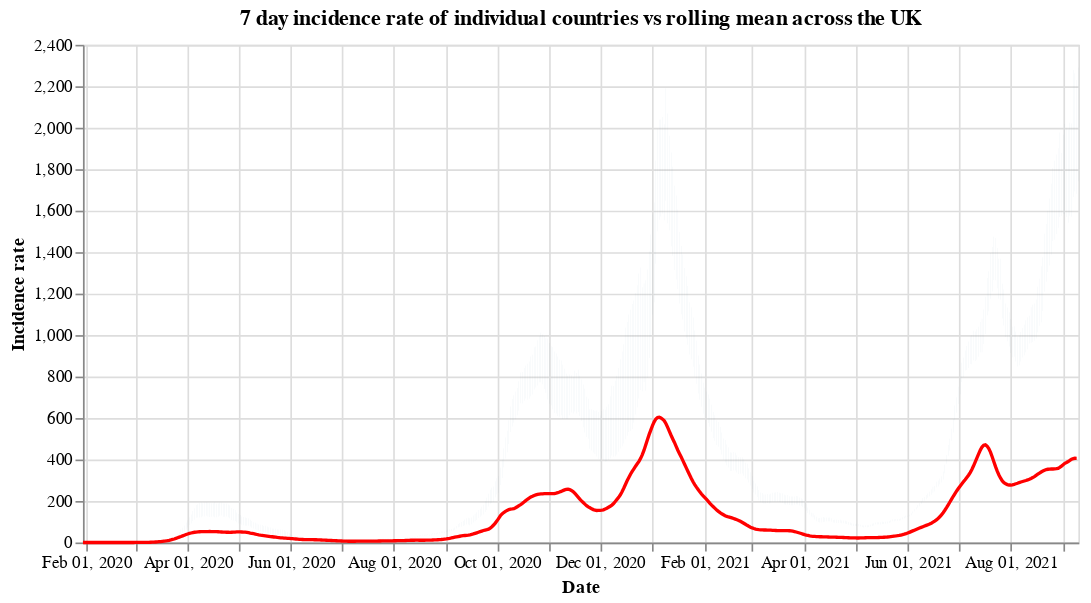

Notebook source saved alongside this figure:
### Code cell
#collapse
countries = uk_cases['areaName'].unique()
countries.sort()

selection = alt.selection_single(
    name='Select',
    fields=['areaName'],
    init={'areaName': 'Wales'},
    bind={'areaName': alt.binding_select(options=countries)}
)

# scatter plot, modify opacity based on selection
bars = alt.Chart(uk_cases).mark_bar().add_selection(
    selection
).encode(
    x=alt.X("yearmonthdate(date):T", axis=alt.Axis(title='Date')),
    y=alt.Y("weeklyCasesRate:Q", axis=alt.Axis(title='Incidence rate')),
    tooltip='weeklyCasesRate:Q',
    opacity=alt.condition(selection, alt.value(1), alt.value(0))
).properties(title=f'7 day incidence rate of individual countries vs rolling mean across the UK', width=600)

line = alt.Chart(overview_cases).mark_line(
    color='red',
    size=2,
).transform_window(
    rolling_mean='mean(weeklyCasesRate)',
    frame=[0, 7]
).encode(
    x='yearmonthdate(date):T',
    y='rolling_mean:Q'
)

alt.layer(bars, line)

### Figure 1 — Vega-Lite specification as saved in the notebook (floating-point values rounded to 4 significant figures; data arrays with more than 128 entries replaced by an {"elided": "..."} marker saying what was removed)
{"config": {"view": {"continuousWidth": 400, "continuousHeight": 300}}, "layer": [{"data": {"name": "data-dad06974182aa907d85f88e3eb60754e"}, "mark": "bar", "encoding": {"opacity": {"condition": {"value": 1, "selection": "Select"}, "value": 0}, "tooltip": {"type": "quantitative", "field": "weeklyCasesRate"}, "x": {"type": "temporal", "axis": {"title": "Date"}, "field": "date", "timeUnit": "yearmonthdate"}, "y": {"type": "quantitative", "axis": {"title": "Incidence rate"}, "field": "weeklyCasesRate"}}, "selection": {"Select": {"type": "single", "fields": ["areaName"], "init": {"areaName": "Wales"}, "bind": {"areaName": {"input": "select", "options": ["England", "Northern Ireland", "Scotland", "Wales"]}}}}, "title": "7 day incidence rate of individual countries vs rolling mean across the UK", "width": 600}, {"data": {"name": "data-e84cb4cc60391ed0e93a44b1115a87ff"}, "mark": {"type": "line", "color": "red", "size": 2}, "encoding": {"x": {"type": "temporal", "field": "date", "timeUnit": "yearmonthdate"}, "y": {"type": "quantitative", "field": "rolling_mean"}}, "transform": [{"window": [{"op": "mean", "field": "weeklyCasesRate", "as": "rolling_mean"}], "frame": [0, 7]}]}], "$schema": "https://vega.github.io/schema/vega-lite/v4.8.1.json", "datasets": {"data-dad06974182aa907d85f88e3eb60754e": {"elided": "2264 records"}, "data-e84cb4cc60391ed0e93a44b1115a87ff": {"elided": "589 records"}}}
